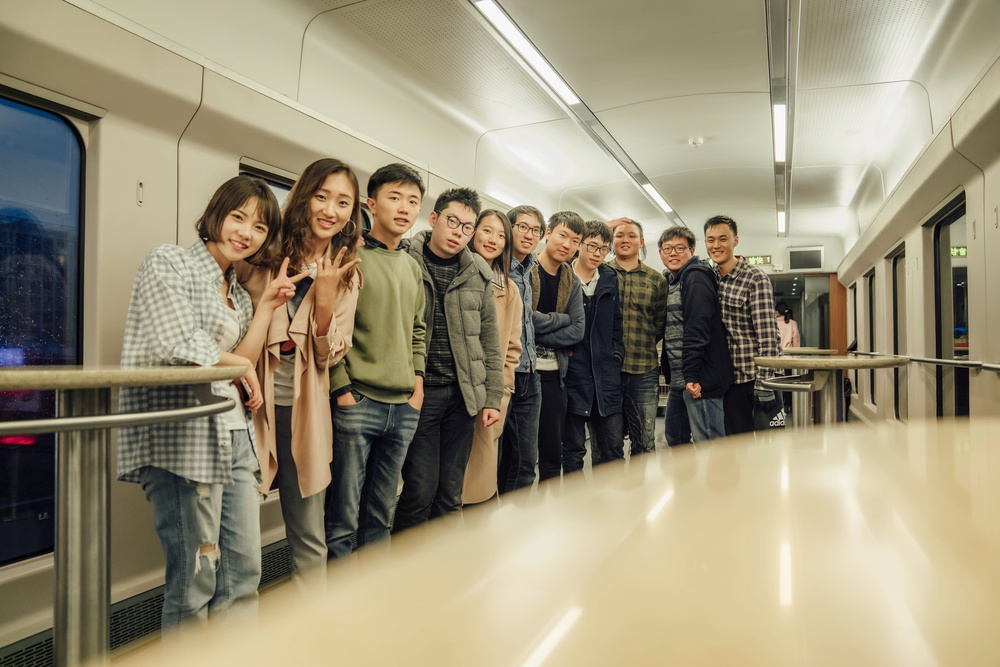
%> input picture Some trivial things/图像傅立叶变换/_WSH0024.jpg, 1000 x 667 px, shrunk from 7952 x 5304 before the run
$ octave Matlab_FFT.m   (GNU Octave 9; MATLAB toolbox functions it lacks are replaced by stand-ins)
%> lines starting %> are read from the running program, lines starting %| are printed output that depends on the picture
clc;
clear;
A=imread('_WSH0024.jpg');
%> A is the input picture: size 667x1000x3 uint8; mean R, G, B 153, 143.8, 119.3
if ndims(A)==3
   A=rgb2gray(A);% 3D to 2D
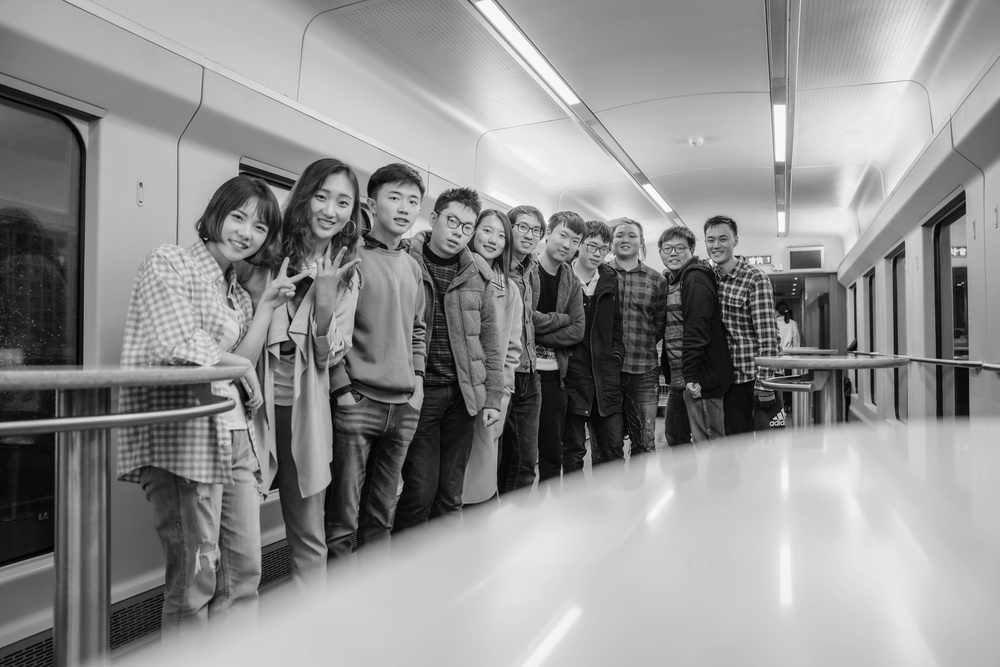
%> A: size 667x1000 uint8; min 0, max 255, mean 143.8
end
I=fft2(double(A));% change data to type double
B=fftshift(I);% move the zero zone to the center
C=log(1+abs(B));% show beatifully
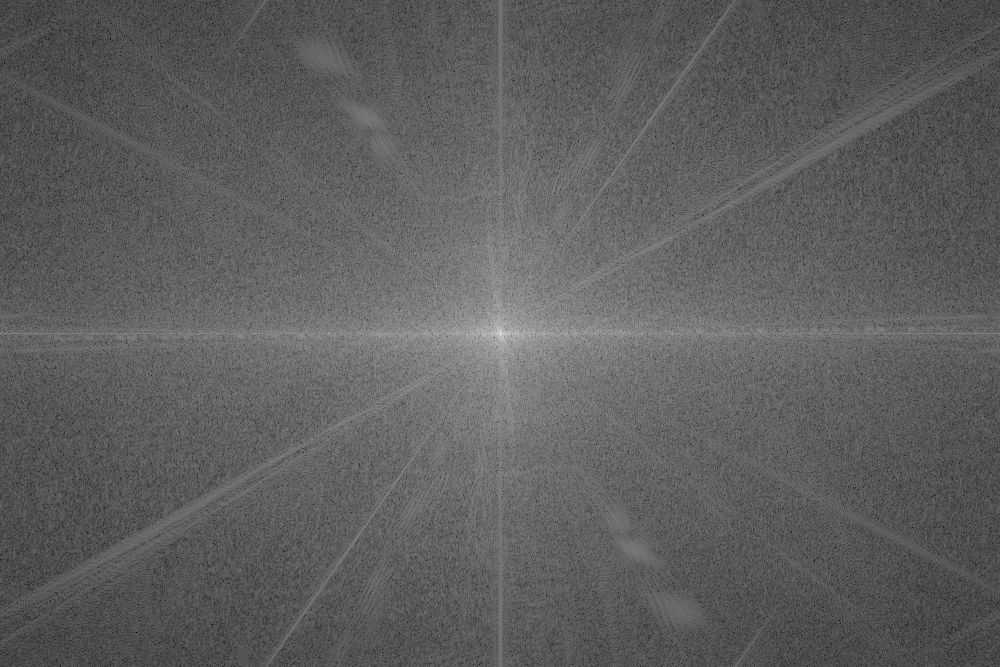
%> C: size 667x1000 double; min 2.43, max 18.38, mean 8.36; drawn with min black and max white
D = real(ifft2(I));
subplot(1,3,1),imshow(A),title('oringinal image');
subplot(1,3,2),imshow(C,[]),title('image of FFT');
subplot(1,3,3),imshow(D,[]),title('image of inverse FFT');
